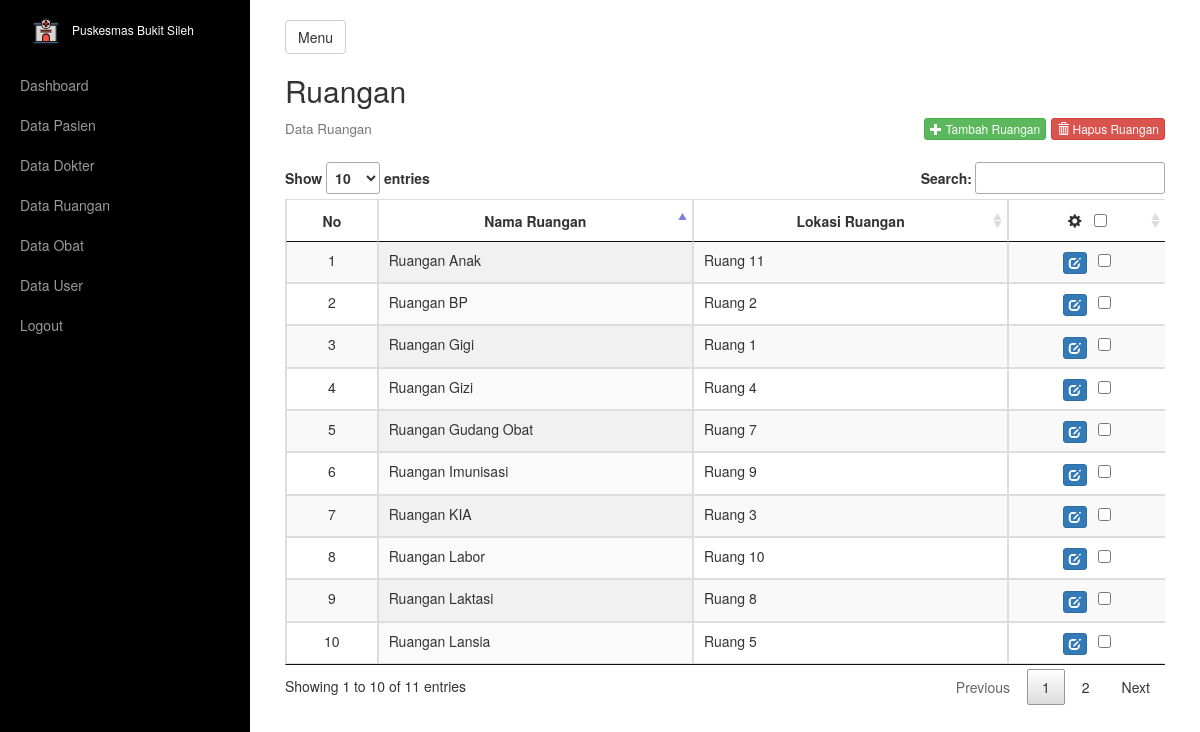
/poliklinik/index.php (signed in), run on the app's committed database.
### tables this page shows
CREATE TABLE `tb_poliklinik` (
  `id_poli` varchar(100) NOT NULL,
  `nama_poli` varchar(200) NOT NULL,
  `lokasi` varchar(100) NOT NULL
);

### poliklinik/index.php (the view, shortened to what this page needs)
<?php include_once '../_header.php'; ?>
<div class="box">
    <h2>Ruangan</h2>
    <h4 style="margin-bottom: 25px;">
        <small>Data Ruangan</small>
        <div class="pull-right">
            <a href="form_poliklinik.php" class="btn btn-success btn-xs"><i class="glyphicon glyphicon-plus"></i>&nbsp;Tambah Ruangan</a>
            <button class="btn btn-danger btn-xs" id="hapus_poliklinik"><i class="glyphicon glyphicon-trash"></i>&nbsp;Hapus Ruangan</button>
        </div>
    </h4>
    <form name="proses" method="POST">
        <div class="table-responsive">
            <table id="dataTable" class="display table table-striped table-bordered table-hover" style="width: 100%;">
                <thead>
                    <tr>
                        <th style="width: 5%; text-align: center;">No</th>
                        <th style="width: 20%; text-align: center;">Nama Ruangan</th>
                        <th style="width: 20%; text-align: center;">Lokasi Ruangan</th>
                        <th style="width: 10%; text-align: center;"><i class="glyphicon glyphicon-cog"></i> &nbsp; <input type="checkbox" id="select_all"></th>
                    </tr>
                </thead>
                <tbody>
                    <?php
                    $sql_select_poliklinik = mysqli_query($connect, "SELECT * FROM tb_poliklinik");
                    while ($data_poliklinik = mysqli_fetch_array($sql_select_poliklinik)) {
                    ?>
                        <tr>
                            <td></td>
                            <td><?= $data_poliklinik['nama_poli']; ?></td>
                            <td><?= $data_poliklinik['lokasi']; ?></td>
                            <td style="vertical-align: middle; text-align: center;">
                                <a href="form_poliklinik.php?id=<?= $data_poliklinik['id_poli']; ?>" class="btn btn-primary btn-xs"><i class="glyphicon glyphicon-edit"></i></a>&nbsp;&nbsp;
                                <input type="checkbox" name="checked[]" class="check" value="<?= $data_poliklinik['id_poli']; ?>">
                            </td>
                        </tr>
                    <?php } ?>
                </tbody>
            </table>
        </div>
    </form>
</div>
<?php include_once '../_footer.php'; ?>

### _assets/css/style.css (style rules this page uses)
th.dt-center, td.dt-center { text-align: center; }

### data on the page
tb_poliklinik: nama_poli "Ruangan BP", lokasi "Ruang 2"
tb_poliklinik: nama_poli "Ruangan Laktasi", lokasi "Ruang 8"
tb_poliklinik: nama_poli "Ruangan Gizi", lokasi "Ruang 4"
tb_poliklinik: nama_poli "Ruangan Imunisasi", lokasi "Ruang 9"
tb_poliklinik: nama_poli "Ruangan Gigi", lokasi "Ruang 1"
tb_poliklinik: nama_poli "Ruangan KIA", lokasi "Ruang 3"
tb_poliklinik: nama_poli "Ruangan Anak", lokasi "Ruang 11"
tb_poliklinik: nama_poli "Ruangan Lansia", lokasi "Ruang 5"
tb_poliklinik: nama_poli "Ruangan Gudang Obat", lokasi "Ruang 7"
tb_poliklinik: nama_poli "Ruangan Labor", lokasi "Ruang 10"
